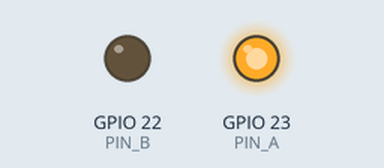
Simulated run of this program. Board: Raspberry Pi (BCM pin numbers). Shown: output pins drawn as LEDs (lit = HIGH). Pins used as bus, display or sensor lines are not drawn. At 5.5 s the program stops and its outputs stay as they are.

Above: at 0.15 s.
At 2.91 s:
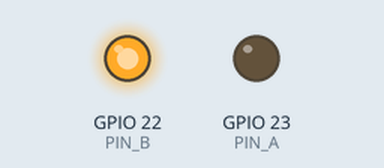
At 4.3 s:
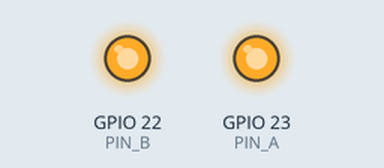
At 5.6 s:
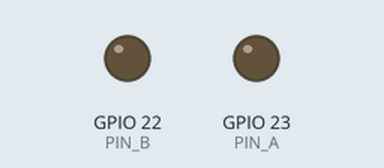
Timing chart, 0 to 7.0 s (numbered marks = the images above):
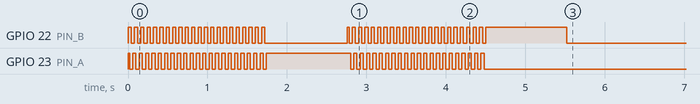

Measured:
- by itself, GPIO 22 (PIN_B): goes 21 × (HIGH 0.04 s, LOW 0.04 s), HIGH 0.04 s, LOW 1.0 s, 22 × (HIGH 0.02 s, LOW 0.04 s), HIGH 1.0 s, then LOW
- by itself, GPIO 23 (PIN_A): goes 22 × (HIGH 0.02 s, LOW 0.04 s), HIGH 1.1 s, 21 × (LOW 0.04 s, HIGH 0.04 s), then LOW

The program:

turret.py
```python
# -*- coding: utf-8 -*-
#!/usr/bin/env python
import RPi.GPIO as GPIO
from time import sleep

class Turret():

    PIN_A = 23
    PIN_B = 22
    POWER = 27

    BASE_STEP_ANGLE = 1.8;

    SPEED = 0.02

    def __init__(self):

        GPIO.setmode(GPIO.BCM)
        # IN_A
        GPIO.setup(self.PIN_A, GPIO.OUT)
        # IN_B
        GPIO.setup(self.PIN_B, GPIO.OUT)

        GPIO.setup(self.POWER, GPIO.OUT)

    def right(self, angle = 180):

        GPIO.output(self.POWER, GPIO.HIGH)
        ran = int(angle/self.BASE_STEP_ANGLE/4)

        for num in range(0,ran):
            GPIO.output(self.PIN_A, GPIO.HIGH)
            GPIO.output(self.PIN_B, GPIO.HIGH)
            sleep(self.SPEED)
            GPIO.output(self.PIN_A, GPIO.LOW)
            GPIO.output(self.PIN_B, GPIO.HIGH)
            sleep(self.SPEED)
            GPIO.output(self.PIN_A, GPIO.LOW)
            GPIO.output(self.PIN_B, GPIO.LOW)
            sleep(self.SPEED)
            GPIO.output(self.PIN_A, GPIO.HIGH)
            GPIO.output(self.PIN_B, GPIO.LOW)
            sleep(self.SPEED)
        GPIO.output(self.POWER, GPIO.LOW)

    def left(self, angle=180):
        GPIO.output(self.POWER, GPIO.HIGH)
        ran = int(angle/self.BASE_STEP_ANGLE/4)

        for num in range(0, ran):
            GPIO.output(self.PIN_A, GPIO.HIGH)
            GPIO.output(self.PIN_B, GPIO.HIGH)
            sleep(self.SPEED)
            GPIO.output(self.PIN_A, GPIO.HIGH)
            GPIO.output(self.PIN_B, GPIO.LOW)
            sleep(self.SPEED)
            GPIO.output(self.PIN_A, GPIO.LOW)
            GPIO.output(self.PIN_B, GPIO.LOW)
            sleep(self.SPEED)
            GPIO.output(self.PIN_A, GPIO.LOW)
            GPIO.output(self.PIN_B, GPIO.HIGH)
            sleep(self.SPEED)
        GPIO.output(self.POWER, GPIO.LOW)

    def stop(self):
        GPIO.output(self.POWER, GPIO.LOW)

def main():

    turret = Turret()
    try:
        turret.right(160)
        sleep(1)
        turret.left(160)
        sleep(1)
    except KeyboardInterrupt:
        pass

    turret.stop()
    GPIO.cleanup()

if __name__ == "__main__":
    main()
```
